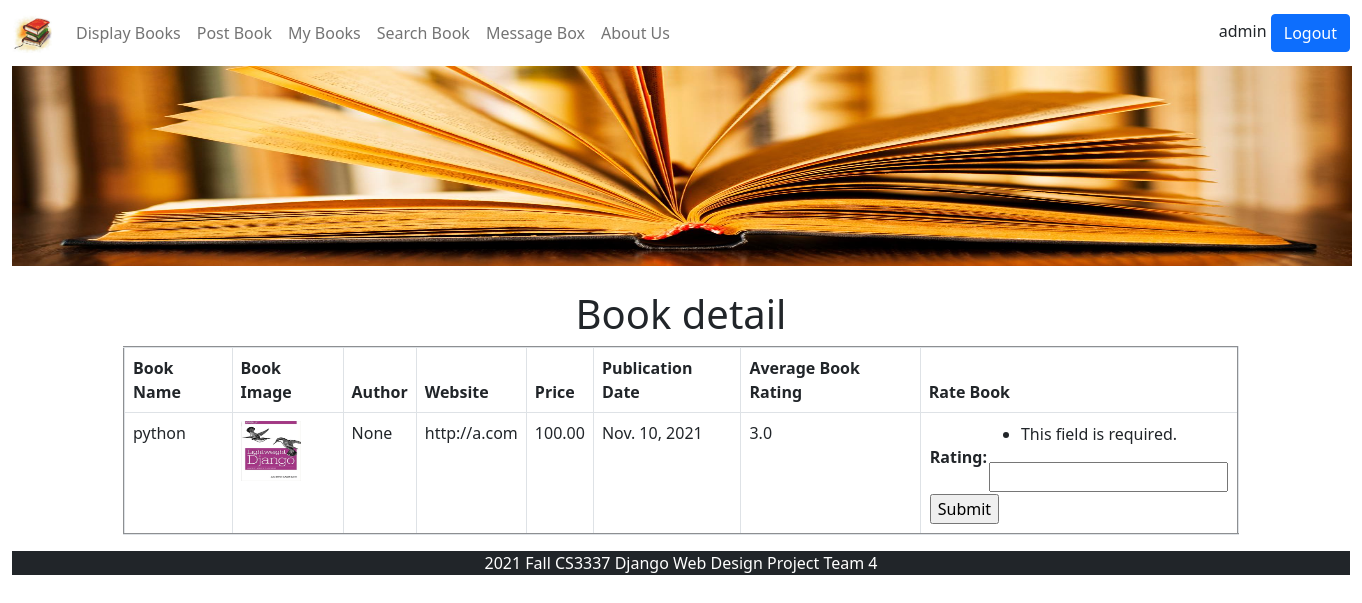
The page /book_detail/1 (signed in) on the database as committed earlier.
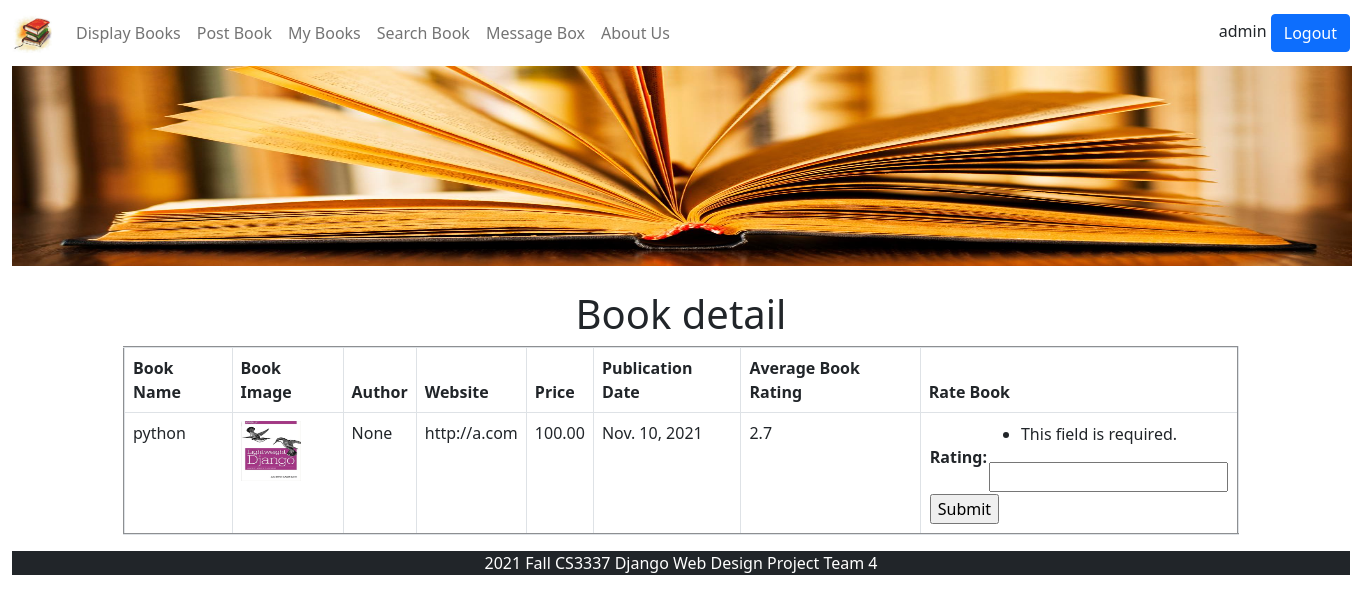
The same page on the database as committed later.
### bookMng/models.py (models this page shows, shortened)
class Book(models.Model):
    name = models.CharField(max_length=200)
    web = models.URLField(max_length=200)
    price = models.DecimalField(decimal_places=2, max_digits=6)
    publishdate = models.DateField(auto_now=True)
    picture = models.FileField(upload_to='bookEx/static/uploads')
    pic_path = models.CharField(max_length=300, editable=False, blank=True)
    username = models.ForeignKey(User, blank=True, null=True, on_delete=models.CASCADE)
    avg_rating = models.DecimalField(decimal_places=1, max_digits=65, default=5)

### bookMng/views.py (the view, shortened to what this page needs)
# urls.py: path('book_detail/<int:book_id>',views.book_detail, name='book_detail'),
@login_required(login_url=reverse_lazy('login'))
def book_detail(request, book_id):
    book = Book.objects.get(id=book_id)
    book.pic_path = book.picture.url[14:]
    form = BookRatingForm(request.POST, request.FILES)
    return render(request,
                  'bookMng/book_detail.html',
                  {
                      'item_list': MainMenu.objects.all(),
                      'book': book,
                      'form': form,
                  })

### bookMng/forms.py
class BookRatingForm(ModelForm):
    class Meta:
        model = BookRating
        fields = [
            'rating',
        ]

### bookEx/templates/bookMng/book_detail.html (shortened to what this page needs)
{% extends "base.html" %}
{% load static %}
{% block content %}
<h1 align="center"> Book detail </h1>
<table align="center" border="2" width="500" class="table table-bordered">
    <thead class="thead-light">
    <tr>
        <th scope="col">Book Name</th>
        <th scope="col">Book Image</th>
        <th scope="col">Author</th>
        <th scope="col">Website</th>
        <th scope="col">Price</th>
        <th scope="col">Publication Date</th>
        <th scope="col">Average Book Rating</th>
        <th scope="col">Rate Book</th>
    </tr>
    </thead>
    <tr>
        <td>{{ book.name }}</td>
        <td>
            <img src="{% static book.pic_path %}" width="60" height="60">
        </td>
        <td>{{ book.username }}</td>
        <td>{{ book.web }}</td>
        <td>{{ book.price }}</td>
        <td>{{ book.publishdate }}</td>
        <td>{{ book.avg_rating }}</td>
        <td>
            <form action="" enctype="multipart/form-data" method="post" novalidate>
                <table>
                    {{ form.as_table }}
                    <tr>
                        <td colspan="2"><input type="submit" value="Submit"></td>
                    </tr>
                </table>
            </form>
        </td>
    </tr>
</table>
{% endblock content %}

Rows that differ between the two databases and show on the page:
changed Book "python": avg_rating "3.0" → "2.7"
